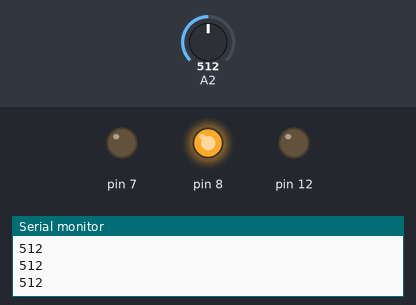
Simulated run of this sketch. Board: Arduino Uno, built with avr-gcc and run on an emulated ATmega328P. Parts: output pins drawn as LEDs (lit = HIGH), the last lines printed to the serial monitor. The test bench sets the inputs (shaded band); at power-on: A2 = 512.

Above: at 1.3 s.
1.4 s: A2 set to 490
At 2.7 s:
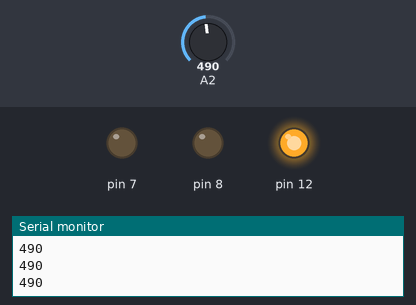
3.0 s: A2 set to 960
At 4.0 s:
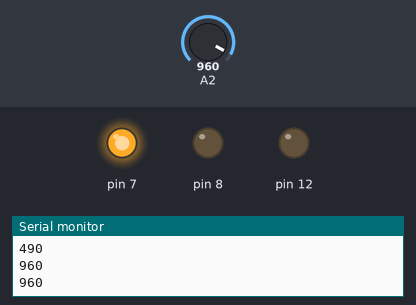
4.5 s: A2 set to 935
At 5.2 s:
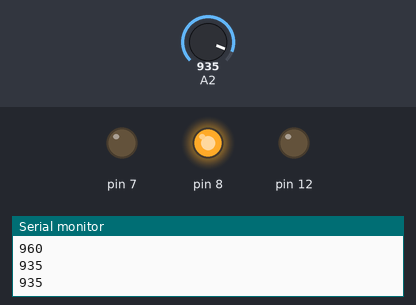
6.0 s: A2 set to 1023
At 6.4 s:
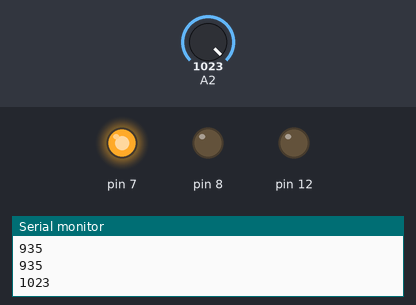
Timing chart, 0 to 8.5 s (numbered marks = the images above; inputs shaded):
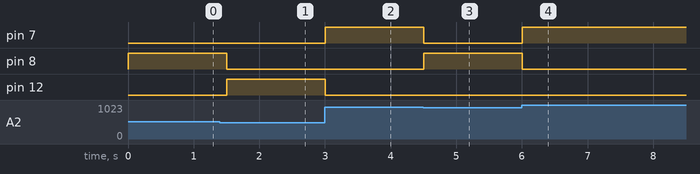

The sketch:

soildetection.ino
```cpp
void setup(){
Serial.begin(9600);
pinMode(7,OUTPUT);
pinMode(8,OUTPUT);
pinMode(12,OUTPUT);
}
void loop() {
  // put your main code here, to run repeatedly:
int sensor_data = analogRead(A2);
Serial.println(sensor_data);
if(sensor_data>950)
{
  digitalWrite(7,HIGH);
  digitalWrite(8,LOW);
  digitalWrite(12,LOW);

}
else if(sensor_data>500)
{
  digitalWrite(7,LOW);
  digitalWrite(8,HIGH);
  digitalWrite(12,LOW);
}
else
{
  digitalWrite(7,LOW);
  digitalWrite(8,LOW);
  digitalWrite(12,HIGH);
}
delay(500);
}
```

Measured:
- the behaviour switches between 501 and 500 on A2 (found by bisection; images 0 and 1)
- the behaviour switches between 951 and 950 on A2 (found by bisection; images 2 and 3)
- after the input at 1.4 s, pin 8: HIGH → LOW after 0.10 s; pin 12: LOW → HIGH after 0.10 s
- after the input at 3.0 s, pin 7: LOW → HIGH at once; pin 12: HIGH → LOW at once
- after the input at 4.5 s, pin 7: HIGH → LOW at once; pin 8: LOW → HIGH at once
- after the input at 6.0 s, pin 7: LOW → HIGH at once; pin 8: HIGH → LOW at once
